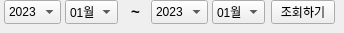
       <widget class="QWidget" name="page_19">
        <widget class="QLabel" name="label_8">
         <property name="geometry">
          <rect>
           <x>120</x>
           <y>0</y>
           <width>31</width>
           <height>24</height>
          </rect>
         </property>
         <property name="font">
          <font>
           <pointsize>11</pointsize>
           <bold>true</bold>
          </font>
         </property>
         <property name="text">
          <string>~</string>
         </property>
         <property name="alignment">
          <set>Qt::AlignCenter</set>
         </property>
         <property name="margin">
          <number>0</number>
         </property>
        </widget>
        <widget class="QPushButton" name="inquirybtn_4">
         <property name="geometry">
          <rect>
           <x>271</x>
           <y>0</y>
           <width>64</width>
           <height>24</height>
          </rect>
         </property>
         <property name="font">
          <font>
           <bold>false</bold>
          </font>
         </property>
         <property name="cursor">
          <cursorShape>PointingHandCursor</cursorShape>
         </property>
         <property name="text">
          <string>조회하기</string>
         </property>
        </widget>
        <widget class="QComboBox" name="comboBox_10">
         <property name="geometry">
          <rect>
           <x>4</x>
           <y>0</y>
           <width>57</width>
           <height>24</height>
          </rect>
         </property>
         <property name="font">
          <font>
           <bold>false</bold>
          </font>
         </property>
         <item>
          <property name="text">
           <string>2023</string>
          </property>
         </item>
         <item>
          <property name="text">
           <string>2022</string>
          </property>
         </item>
         <item>
          <property name="text">
           <string>2021</string>
          </property>
         </item>
         <item>
          <property name="text">
           <string>2020</string>
          </property>
         </item>
        </widget>
        <widget class="QComboBox" name="comboBox_13">
         <property name="geometry">
          <rect>
           <x>212</x>
           <y>0</y>
           <width>53</width>
           <height>24</height>
          </rect>
         </property>
         <property name="font">
          <font>
           <bold>false</bold>
          </font>
         </property>
         <item>
          <property name="text">
           <string>01월</string>
          </property>
         </item>
         <item>
          <property name="text">
           <string>02월</string>
          </property>
         </item>
         <item>
          <property name="text">
           <string>03월</string>
          </property>
         </item>
         <item>
          <property name="text">
           <string>04월</string>
          </property>
         </item>
         <item>
          <property name="text">
           <string>05월</string>
          </property>
         </item>
        </widget>
        <widget class="QComboBox" name="comboBox_12">
         <property name="geometry">
          <rect>
           <x>151</x>
           <y>0</y>
           <width>57</width>
           <height>24</height>
          </rect>
         </property>
         <property name="font">
          <font>
           <bold>false</bold>
          </font>
         </property>
         <item>
          <property name="text">
           <string>2023</string>
          </property>
         </item>
         <item>
          <property name="text">
           <string>2022</string>
          </property>
         </item>
         <item>
          <property name="text">
           <string>2021</string>
          </property>
         </item>
         <item>
          <property name="text">
           <string>2020</string>
          </property>
         </item>
        </widget>
        <widget class="QComboBox" name="comboBox_11">
         <property name="geometry">
          <rect>
           <x>65</x>
           <y>0</y>
           <width>53</width>
           <height>24</height>
          </rect>
         </property>
         <property name="font">
          <font>
           <bold>false</bold>
          </font>
         </property>
         <item>
          <property name="text">
           <string>01월</string>
          </property>
         </item>
         <item>
          <property name="text">
           <string>02월</string>
          </property>
         </item>
         <item>
          <property name="text">
           <string>03월</string>
          </property>
         </item>
         <item>
          <property name="text">
           <string>04월</string>
          </property>
         </item>
         <item>
          <property name="text">
           <string>05월</string>
          </property>
         </item>
        </widget>
       </widget>
